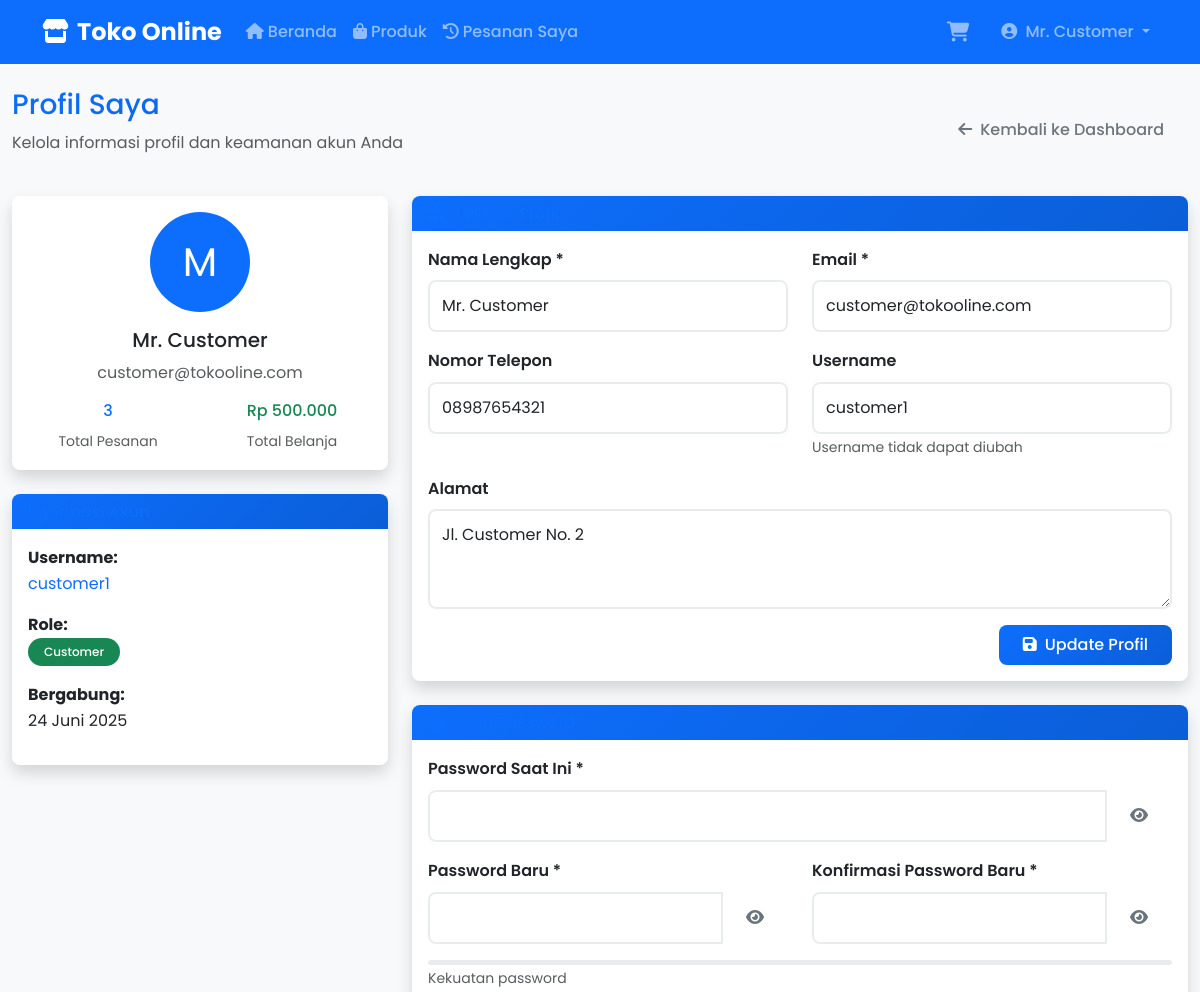
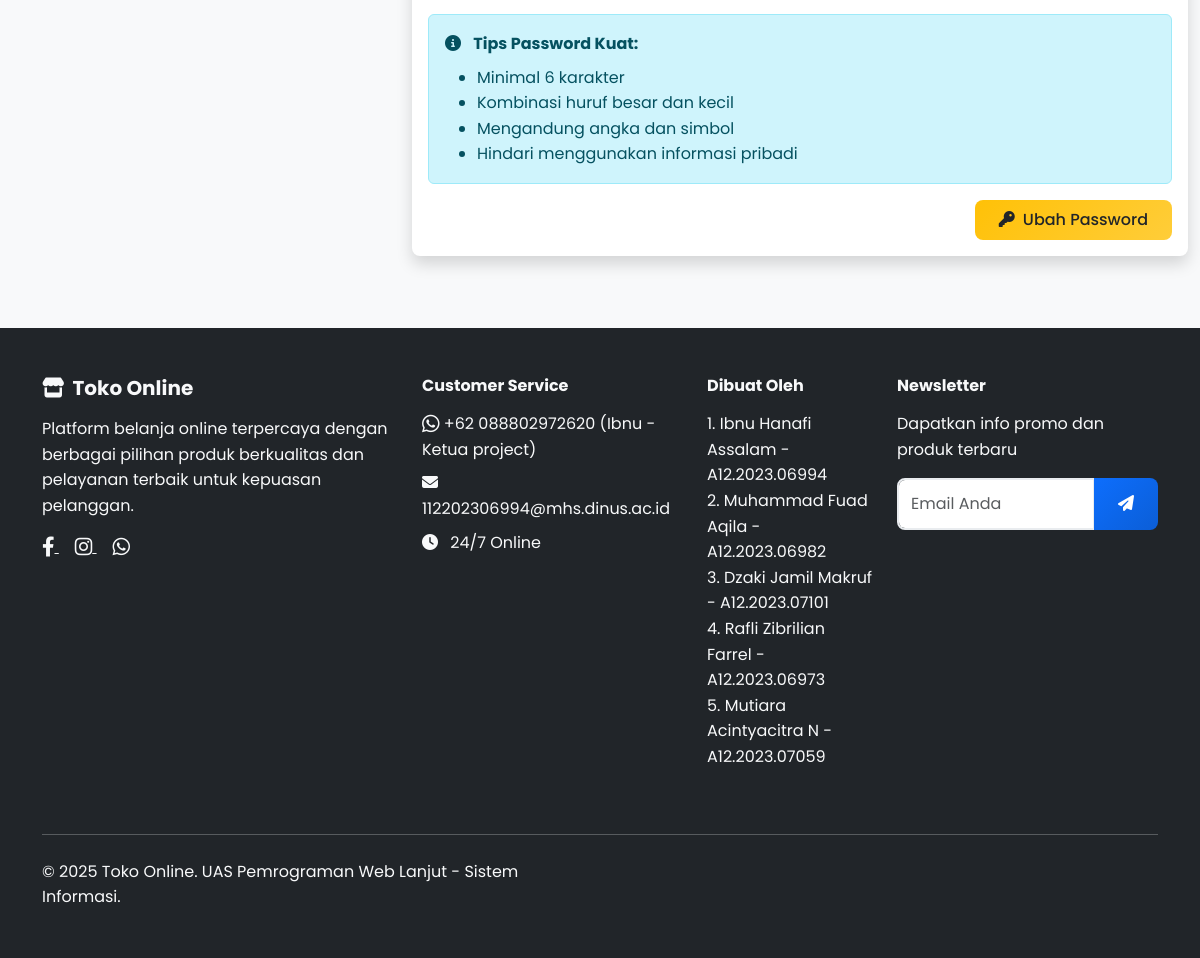
The app's page /customer/profile.php (signed in) with its own data (2 pictures, top to bottom).
### tables this page shows
CREATE TABLE `users` (
  `id` int(11) NOT NULL,
  `username` varchar(50) NOT NULL,
  `email` varchar(100) NOT NULL,
  `password` varchar(255) NOT NULL,
  `reset_token` varchar(255) DEFAULT NULL,
  `reset_token_expires_at` datetime DEFAULT NULL,
  `reset_expires` datetime DEFAULT NULL,
  `role` enum('admin','customer') NOT NULL DEFAULT 'customer',
  `full_name` varchar(100) NOT NULL,
  `phone` varchar(20) DEFAULT NULL,
  `address` text DEFAULT NULL,
  `created_at` timestamp NOT NULL DEFAULT current_timestamp()
);

### customer/profile.php (the view, shortened to what the rows shown need)
<?php
require_once '../includes/functions.php';
$user = getCurrentUser();
include '../includes/header.php';
?>
<div class="container-fluid py-4">
    <div class="row mb-4">
        <div class="col-12">
            <div class="d-flex justify-content-between align-items-center">
                <div>
                    <h1 class="h3 text-gradient font-weight-bold">Profil Saya</h1>
                </div>
            </div>
        </div>
    </div>
    <div class="row">
        <div class="col-lg-4 mb-4">
            <div class="card shadow">
                <div class="card-body text-center">
                    <div class="profile-avatar mb-3">
                        <div class="bg-primary text-white rounded-circle d-inline-flex align-items-center justify-content-center"
                            style="width: 100px; height: 100px; font-size: 2.5rem;">
                            <?php echo strtoupper(substr($user['full_name'], 0, 1)); ?>
                        </div>
                    </div>
                    <h5 class="font-weight-bold"><?php echo htmlspecialchars($user['full_name']); ?></h5>
                    <p class="text-muted mb-3"><?php echo htmlspecialchars($user['email']); ?></p>
                    <div class="row text-center">
                        <div class="col-6">
                        </div>
                        <div class="col-6">
                        </div>
                    </div>
                </div>
            </div>
            <div class="card shadow mt-4">
                <div class="card-body">
                    <div class="mb-3">
                        <strong>Username:</strong><br>
                        <span class="text-primary"><?php echo htmlspecialchars($user['username']); ?></span>
                    </div>
                    <div class="mb-3">
                        <strong>Role:</strong><br>
                        <span class="badge bg-success"><?php echo ucfirst($user['role']); ?></span>
                    </div>
                    <div class="mb-3">
                        <strong>Bergabung:</strong><br>
                        <?php echo formatDate($user['created_at']); ?>
                    </div>
                </div>
            </div>
        </div>
        <div class="col-lg-8">
            <div class="card shadow mb-4">
                <div class="card-body">
                    <form method="POST" class="needs-validation" novalidate>
                        <div class="row">
                            <div class="col-md-6">
                                <div class="mb-3">
                                    <label class="form-label">Nama Lengkap *</label>
                                    <input type="text" class="form-control" name="full_name"
                                        value="<?php echo htmlspecialchars($user['full_name']); ?>" required>
                                </div>
                            </div>
                            <div class="col-md-6">
                                <div class="mb-3">
                                    <label class="form-label">Email *</label>
                                    <input type="email" class="form-control" name="email"
                                        value="<?php echo htmlspecialchars($user['email']); ?>" required>
                                </div>
                            </div>
                        </div>
                        <div class="row">
                            <div class="col-md-6">
                                <div class="mb-3">
                                    <label class="form-label">Nomor Telepon</label>
                                    <input type="tel" class="form-control" name="phone"
                                        value="<?php echo htmlspecialchars($user['phone']); ?>">
                                </div>
                            </div>
                            <div class="col-md-6">
                                <div class="mb-3">
                                    <label class="form-label">Username</label>
                                    <input type="text" class="form-control"
                                        value="<?php echo htmlspecialchars($user['username']); ?>" readonly>
                                    <small class="text-muted">Username tidak dapat diubah</small>
                                </div>
                            </div>
                        </div>
                        <div class="mb-3">
                            <label class="form-label">Alamat</label>
                            <textarea class="form-control" name="address" rows="3"
                                placeholder="Alamat lengkap..."><?php echo htmlspecialchars($user['address']); ?></textarea>
                        </div>
                    </form>
                </div>
            </div>
        </div>
    </div>
</div>
<?php include '../includes/footer.php'; ?>

### includes/header.php (shortened to what the rows shown need)
<?php
$current_user = getCurrentUser();
?>
<!DOCTYPE html>
<html lang="id">
<head>
    <link href="https://cdn.jsdelivr.net/npm/bootstrap@5.3.0/dist/css/bootstrap.min.css" rel="stylesheet">
    <link rel="stylesheet" href="https://cdnjs.cloudflare.com/ajax/libs/font-awesome/6.4.0/css/all.min.css">
    <link rel="stylesheet" href="../assets/css/style.css">
</head>
<body>
    <nav class="navbar navbar-expand-lg navbar-dark bg-primary sticky-top">
        <div class="container">
            <div class="collapse navbar-collapse" id="navbarNav">
                <?php if (isLoggedIn()): ?>
                    <?php if (isAdmin()): ?>
                        <ul class="navbar-nav me-auto">
                            <li class="nav-item">
                                <a class="nav-link <?php echo basename($_SERVER['PHP_SELF']) == 'dashboard.php' ? 'active' : ''; ?>"
                                    href="../admin/dashboard.php">
                                    <i class="fas fa-tachometer-alt me-1"></i>Dashboard
                                </a>
                            </li>
                            <li class="nav-item">
                                <a class="nav-link <?php echo basename($_SERVER['PHP_SELF']) == 'products.php' ? 'active' : ''; ?>"
                                    href="../admin/products.php">
                                    <i class="fas fa-box me-1"></i>Produk
                                </a>
                            </li>
                            <li class="nav-item">
                                <a class="nav-link <?php echo basename($_SERVER['PHP_SELF']) == 'orders.php' ? 'active' : ''; ?>"
                                    href="../admin/orders.php">
                                    <i class="fas fa-shopping-cart me-1"></i>Pesanan
                                </a>
                            </li>
                            <li class="nav-item">
                                <a class="nav-link <?php echo basename($_SERVER['PHP_SELF']) == 'categories.php' ? 'active' : ''; ?>"
                                    href="../admin/categories.php">
                                    <i class="fas fa-tags me-1"></i>Kategori
                                </a>
                            </li>
                        </ul>
                    <?php else: ?>
                        <ul class="navbar-nav me-auto">
                            <li class="nav-item">
                                <a class="nav-link <?php echo basename($_SERVER['PHP_SELF']) == 'dashboard.php' ? 'active' : ''; ?>"
                                    href="../customer/dashboard.php">
                                    <i class="fas fa-home me-1"></i>Beranda
                                </a>
                            </li>
                            <li class="nav-item">
                                <a class="nav-link <?php echo basename($_SERVER['PHP_SELF']) == 'products.php' ? 'active' : ''; ?>"
                                    href="../customer/products.php">
                                    <i class="fas fa-shopping-bag me-1"></i>Produk
                                </a>
                            </li>
                            <li class="nav-item">
                                <a class="nav-link <?php echo basename($_SERVER['PHP_SELF']) == 'orders.php' ? 'active' : ''; ?>"
                                    href="../customer/orders.php">
                                    <i class="fas fa-history me-1"></i>Pesanan Saya
                                </a>
                            </li>
                        </ul>
                        <div class="navbar-nav me-3">
                            <a class="nav-link position-relative" href="../customer/cart.php">
                                <i class="fas fa-shopping-cart fa-lg"></i>
                            </a>
                        </div>
                    <?php endif; ?>
                    <div class="navbar-nav">
                        <div class="nav-item dropdown">
                            <a class="nav-link dropdown-toggle" href="#" role="button" data-bs-toggle="dropdown">
                                <i class="fas fa-user-circle me-1"></i>
                                <?php echo htmlspecialchars($current_user['full_name']); ?>
                            </a>
                        </div>
                    </div>
                <?php endif; ?>
            </div>
        </div>
    </nav>
    <main class="main-content"><?php

### records on screen
users: full_name "Mr. Customer", full_name "M", email "customer@tokooline.com", username "customer1", role "Customer", created_at "24 Juni 2025", phone "08987654321", address "Jl. Customer No. 2"

### other values on screen
$total_orders "3"
formatRupiah($total_spent) "Rp 500.000"
